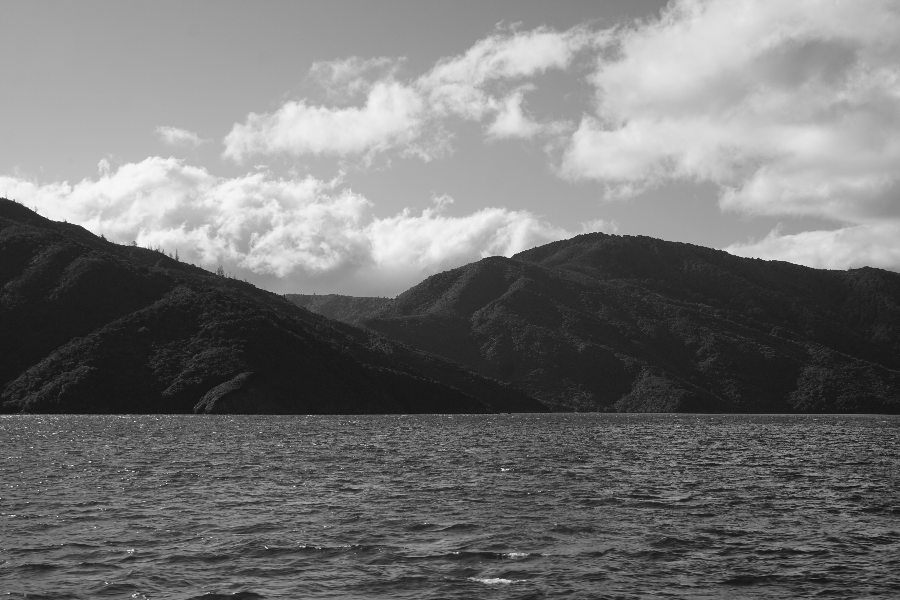
#> input picture hw3_p11922004/hw3_sample_images/sample2.png, 900 x 600 px
$ python hw3.py
#> lines starting #> are read from the running program, lines starting #| are printed output that depends on the picture
import math
import random

import cv2

import numpy as np
import matplotlib
import matplotlib.pyplot as plt
from utilities import \
    unsharp_masking, \
    img_expend, \
    sobel_edge_detection, \
    gaussian_filter, \
    non_maximum_suppression, \
    hysteretic_thresholding, \
    connected_component_labeling, \
    canny_edge_detection, \
    log_filtering, \
    image_coordinates_transformation, \
    black_img_copier, \
    mod_img_by_fun, \
    line_detection_non_vectorized, \
    filter_processor
from hw3_utilities import inverter, \
    fill, opening, closing, k_means, distance
from plotter import img_plotter

# # ============================================================
# # =========== Problem 1: MORPHOLOGICAL PROCESSING ============
# # ============================================================
#
#
# # (a) (10 pt) Design a morphological processing to extract the objects’ boundaries in sample1.png and
# # output the result as result1.png.
# sample1 = cv2.imread('./hw3_sample_images/sample1.png', cv2.IMREAD_GRAYSCALE)
# img1 = np.array(sample1)
# mask = np.array([
#     [1, 1, 1],
#     [1, 1, 1],
#     [1, 1, 1]
# ])
# threshold = np.sum(mask) * 255
# extend = mask.shape[0] // 2
# G, w, h = black_img_copier(img1)
# for y in range(extend, h-extend):
#     for x in range(extend, w-extend):
#         candidate = img1[y-extend:y+extend+1, x-extend:x+extend+1]
#         sum = np.sum(candidate * mask)
#         if (sum >= threshold):
#             G[y][x] = 255
# img1 -= G
# img_plotter(
#     [sample1, G, img1],
#     ['sample1', 'sample1 content', 'result1']
# )
# cv2.imwrite('./result1.png', img1)
#
# # (b) (10 pt) Perform hole filling on sample1.png and output the result as result2.png.
#
# img2 = np.array(sample1)
#
# filled_img = fill(img2, (0, 0), 255)
# invert_filled_img = inverter(filled_img)
# img2 = sample1 + invert_filled_img
#
# img_plotter(
#     [filled_img, invert_filled_img, img2],
#     ['filled_img', 'invert_filled_img(b)', 'G=F-b']
# )
#
# cv2.imwrite('./result2.png', img2)
#
# # filled_img = cv2.imread('./filled_img.png', cv2.IMREAD_GRAYSCALE)
# # filled_map = cv2.imread('./filled_map.png', cv2.IMREAD_GRAYSCALE)
# # filled_inverted_map = cv2.imread('./filled_inverted_map.png', cv2.IMREAD_GRAYSCALE)
# # if filled_img is None \
# #  or filled_map is None \
# #  or filled_inverted_map is None:
# #     filled_img, filled_map, filled_inverted_map = hole_filling(img1, 0, 0)
# #     cv2.imwrite('./filled_img.png', filled_img)
# #     cv2.imwrite('./filled_map.png', filled_map)
# #     cv2.imwrite('./filled_inverted_map.png', filled_inverted_map)
# #
# # img_plotter(
# #     [filled_img, filled_map, filled_inverted_map],
# #     ['filled_img', 'filled_map', 'inverted_filled_map']
# # )
#
# # cv2.imwrite('./result2.png', filled_map)
#
# # coord = [-1, -1]
# # for y in range(filled_img.shape[0]):
# #     for x in range(filled_img.shape[1]):
# #         p = filled_img[y][x]
# #         if p == 0:
# #             coord = [y, x]
# #             break
# #
# # res, _, _ = hole_filling(inverter(filled_img), 0, 0)
# #
# # img_plotter(
# #     [res, _],
# #     ['res', 'filled_map']
# # )
#
# # (c) (10 pt) Design an algorithm to count the number of objects in sample1.png. Describe the steps
# # in detail and specify the corresponding parameters.
# n_obj = 0
#
# img3 = np.array(img2)
# blank_img = np.full(img3.shape, 0)
# for y in range(img3.shape[0]):
#     for x in range(img3.shape[1]):
#         if img3[y][x] == 255:
#             img3 = fill(img3, (x, y), 0)
#             img_plotter(
#                 [img3],
#                 ['img']
#             )
#             n_obj += 1
#
# print(f'The number of objects: {n_obj}')
#
#
#
# # (d) (20 pt) Apply open operator and close operator to sample1.png and output the results as result3.
# # png and result4.png, respectively. How will it affect the result images if you change the
# # shape of the structuring element?
# # img3, img4 = np.array(sample1), np.array(sample1)
# img3, img4 = np.array(sample1), np.array(sample1)
# origin = (1, 1)
# struct_elem = np.ones((5, 5))*255
# # struct_elem = np.array([
# #     [1, 1, 1, 1, 1],
# #     [1, 1, 1, 1, 1],
# #     [1, 1, 1, 1, 1],
# #     [1, 1, 1, 1, 1],
# #     [1, 1, 1, 1, 1]
# # ]) * 255
# img3 = opening(img3, struct_elem, origin)
# img4 = closing(img4, struct_elem, origin)
#
# img_plotter(
#     [img3, img4],
#     ['opening', 'closing']
# )
# cv2.imwrite('./result3.png', img3)
# cv2.imwrite('./result4.png', img4)
#
#
# # ============================================================
# # ================ Problem 2: TEXTURE ANALYSIS ===============
# # ============================================================
#
#
# # (a) (10 pt) Perform Law’s method on sample2.png to obtain the feature vectors. Please describe
# # how you obtain the feature vectors and provide the reason why you choose it in this way.
sample2 = cv2.imread('./hw3_sample_images/sample2.png')
#> sample2 is the input picture: shape (600, 900, 3); min 19, max 250, mean 116.2
# img_2a = np.array(sample2)
# laws = np.array([
#     [[1, 2, 1], #1
#      [2, 4, 2],
#      [1, 2, 1]],
#     [[1, 0, -1], #2
#      [2, 0, -2],
#      [1, 0, -1]],
#     [[-1, 2, -1], #3
#      [-2, 4, -2],
#      [-1, 2, -1]],
#     [[-1, -2, -1], #4
#      [0, 0, 0],
#      [1, 2, 1]],
#     [[1, 0, -1], #5
#      [0, 0, 0],
#      [-1, 0, 1]],
#     [[-1, 2, -1], #6
#      [0, 0, 0],
#      [1, -2, 1]],
#     [[1, -2, 1], #7
#      [-2, 4, -2],
#      [-1, -2, -1]],
#     [[-1, 0, 1], #8
#      [2, 0, -2],
#      [-1, 0, 1]],
#     [[1, -2, 1], #9
#      [-2, 4, -2],
#      [1, -2, 1]]
# ])
# selected = [0, 1, 6, 7]
# dividers = np.array([1/36, 1/12, 1/12, 1/12, 1/4, 1/4, 1/12, 1/4, 1/4])
# feats = []
#
# for (i, law) in enumerate(laws):
#     if i in selected:
#         feat = filter_processor(img_2a, law, dividers[i], single_array=False)
#         feats.append(feat)
#
# feats = np.array(feats)
#
# # (b) (20 pt) Use k-means algorithm to classify each pixel with the feature vectors you obtained from
# # (a). Label the pixels of the same texture with the same color and output it as result5.png. Please
# # describe how you use the features in k-means algorithm and all the chosen parameters in detail.
#
# print(feats.shape)
#
# feat_group = np.stack((feats[0], feats[1], feats[2]), axis=2)
# print(feat_group.shape)
#
# fig = plt.figure()
# ax = fig.add_subplot(111, projection='3d')
# xs = feat_group[:][:][0].flatten()
# ys = feat_group[:][:][1].flatten()
# zs = feat_group[:][:][2].flatten()
# ax.scatter(xs, ys, zs)
# plt.suptitle(f'feat: {selected}')
# plt.show()
#
# # (c) (20 pt) Based on result5.png, design a method to improve the classification result and output the
# # updated result as result6.png. Describe the modifications in detail and explain the reason why.
# xs_max = np.max(xs)
# ys_max = np.max(ys)
# zs_max = np.max(zs)
# pivots = [
#     [xs_max/5*4, ys_max/5*4, zs_max/5*4],
#     [xs_max/5*3, ys_max/5*3, zs_max/5*3],
#     [xs_max/5*2, ys_max/5*2, zs_max/5*2],
#     [xs_max/5*1, ys_max/5*1, zs_max/5*1]
# ]
# op = [
#     [0, 0, 0], [0, 0, 0], [0, 0, 0], [0, 0, 0]
# ]
# groups = [[], [], [], []]
# count = 0
# points = []
# for y in range(feat_group.shape[0]):
#     for x in range(feat_group.shape[1]):
#         points.append(feat_group[y][x])
#
#
# means, idx = k_means(points, pivots, clusters=4)
# print(means, idx)
#
# for y in range(img_2a.shape[0]):
#     for x in range(img_2a.shape[1]):
#         p = feat_group[y][x]
#         dist = math.inf
#         for (i, mean) in enumerate(means):
#             _d = distance(p[0], p[1], p[2], mean[0], mean[1], mean[2])
#             if _d < dist:
#                 dist = _d
#                 img_2a[y][x] = i * 85
#
# cv2.imwrite('./result5.png', img_2a)
#
# # while op != pivots and count < 5:
# #     op = pivots
# #     for y in range(feat_group.shape[0]):
# #         for x in range(feat_group.shape[1]):
# #             mini_idx = -1
# #             dist = math.inf
# #             point = feat_group[y][x]
# #             for i in range(len(pivots)):
# #                 val = math.sqrt((point[0]-pivots[i][0])**2+(point[1]-pivots[i][1])**2+(point[2]-pivots[i][2])**2)
# #                 if val < dist:
# #                     dist = val
# #                     mini_idx = i
# #             groups[mini_idx].append(point)
# #     for (i, group) in enumerate(groups):
# #         print(group)
# #         len = len(group)
# #         if len == 0:
# #             continue
# #         for j in range(0, 3):
# #             mean = sum(group[:][j]) / len
# #             pivots[i][j] = mean
# #     count += 1
# #     print(pivots)


# (d) (Bonus) TA can’t swim. Try to perform image quilting, replacing the sea in sample2.png with
# sample3.png or other texture you prefer by using the result from (c), and output it as result7.png.
# It’s allowed to utilize external libraries to help you accomplish it, but you should specify the implementation
# detail and functions you used in the report.

sample3 = cv2.imread('./hw3_sample_images/sample3.png')
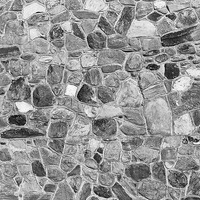
#> input picture hw3_p11922004/hw3_sample_images/sample3.png, 200 x 200 px
#> sample3 is the input picture: shape (200, 200, 3); min 3, max 254, mean 148
img7 = np.array(sample2)
img_2d = cv2.imread('./result5.png', cv2.IMREAD_GRAYSCALE)
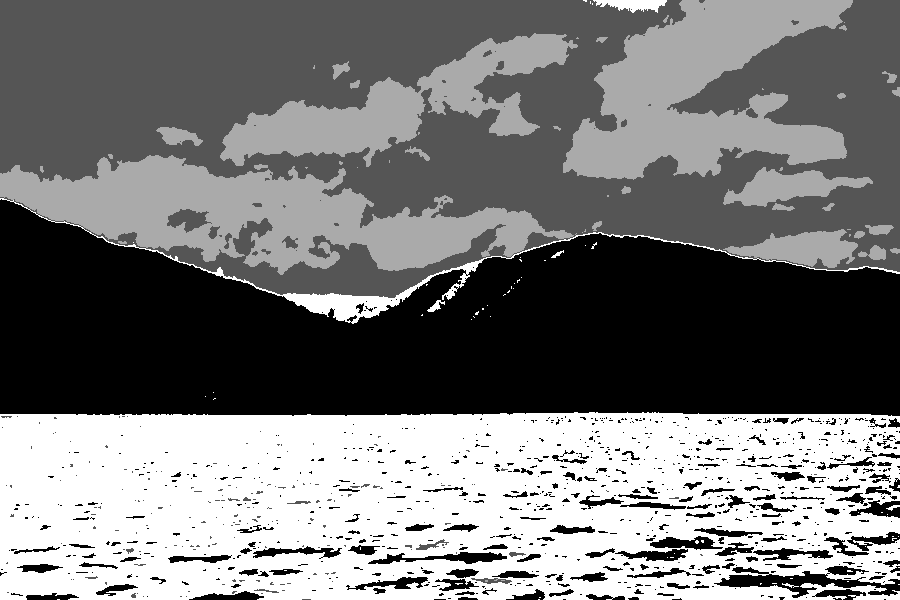
#> input picture hw3_p11922004/result5.png, 900 x 600 px
#> img_2d is the input picture: shape (600, 900); min 0, max 255, mean 120.5

for y in range(img_2d.shape[0]):
    for x in range(img_2d.shape[1]):
        if img_2d[y][x] == 255:
            val = sample3[y % sample3.shape[0]][x % sample3.shape[1]]
            img7[y][x] = val
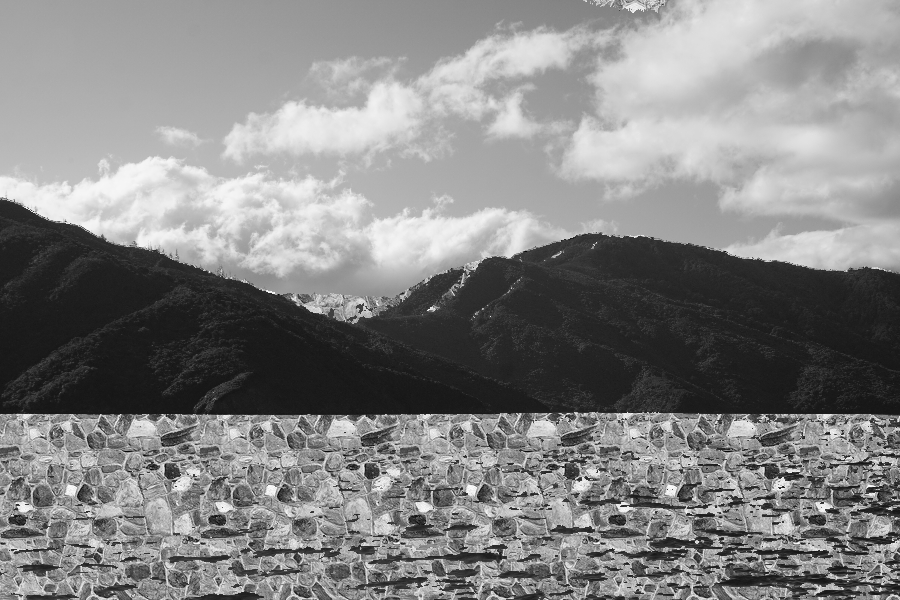
#> img7: shape (600, 900, 3); min 3, max 254, mean 131.4

cv2.imwrite('./result7.png', img7)
